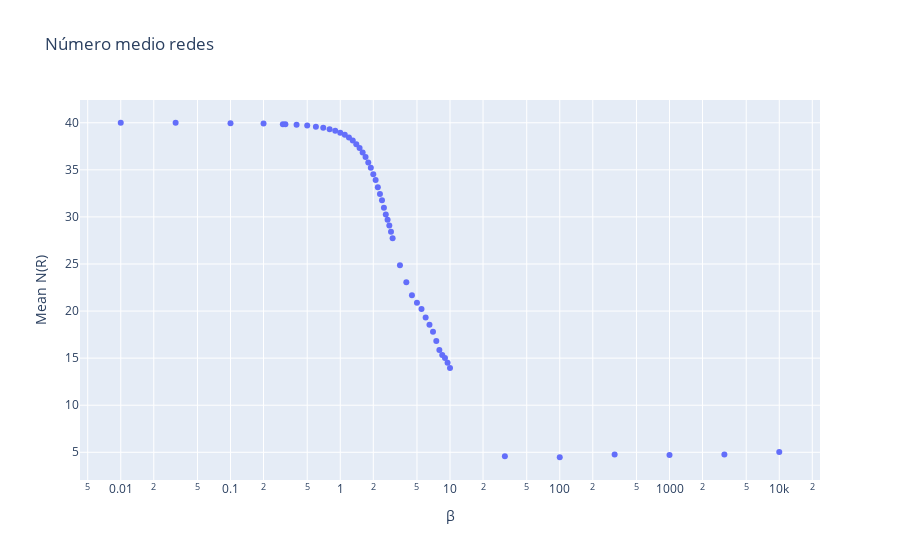

Notebook code for this chart:
### Code cell
px.scatter(tmp_data, x='beta', y='NRep',
           log_x=True, log_y=False,
           title='Número medio redes', labels=dict(beta='β', NRep='Mean N(R)'))

### Figure 1 — Plotly figure (JSON) as saved in the notebook; plotly's stock layout.template omitted (floating-point values rounded to 4 significant figures)
{"data": [{"hovertemplate": "β=%{x}<br>Mean N(R)=%{y}<extra></extra>", "legendgroup": "", "marker": {"color": "#636efa", "symbol": "circle"}, "mode": "markers", "name": "", "orientation": "v", "showlegend": false, "type": "scatter", "x": [0, 0.01, 0.03162, 0.1, 0.2, 0.3, 0.3162, 0.4, 0.5, 0.6, 0.7, 0.8, 0.9, 1, 1.1, 1.2, 1.3, 1.4, 1.5, 1.6, 1.7, 1.8, 1.9, 2, 2.1, 2.2, 2.3, 2.4, 2.5, 2.6, 2.7, 2.8, 2.9, 3, 3.5, 4, 4.5, 5, 5.5, 6, 6.5, 7, 7.5, 8, 8.5, 9, 9.5, 10, 31.62, 100, 316.2, 1000, 3162.0, 10000], "xaxis": "x", "y": [40, 40.0, 39.99, 39.96, 39.91, 39.85, 39.84, 39.78, 39.7, 39.59, 39.47, 39.31, 39.16, 38.94, 38.71, 38.43, 38.11, 37.72, 37.32, 36.84, 36.36, 35.79, 35.22, 34.53, 33.91, 33.14, 32.43, 31.77, 30.97, 30.27, 29.69, 29.08, 28.42, 27.74, 24.86, 23.06, 21.68, 20.88, 20.21, 19.32, 18.55, 17.81, 16.82, 15.87, 15.33, 15.02, 14.51, 13.94, 4.578, 4.473, 4.771, 4.711, 4.762, 5.028], "yaxis": "y"}], "layout": {"legend": {"tracegroupgap": 0}, "title": {"text": "Número medio redes"}, "xaxis": {"anchor": "y", "domain": [0, 1], "title": {"text": "β"}, "type": "log"}, "yaxis": {"anchor": "x", "domain": [0, 1], "title": {"text": "Mean N(R)"}}}}
